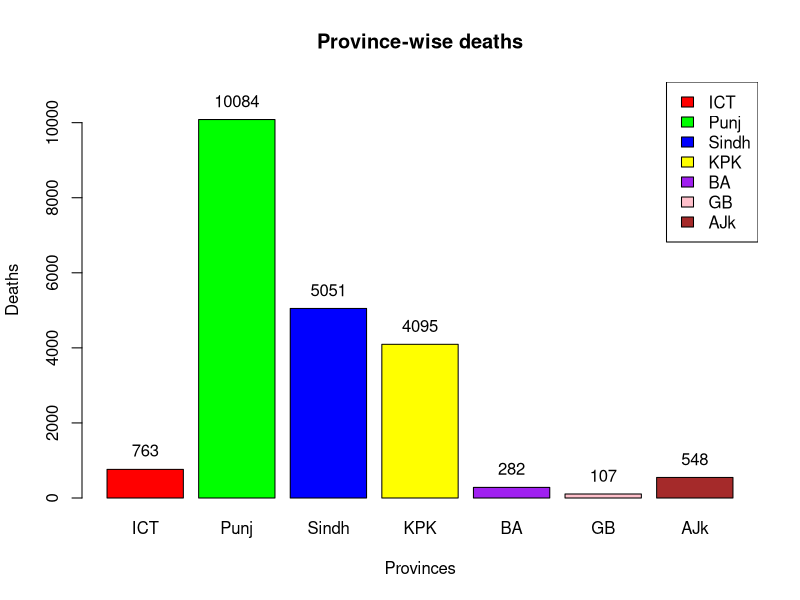

This figure's R source:
Provinces=c("ICT", "Punj", "Sindh", "KPK", "BA", "GB", "AJk");
Deaths=c (763,10084,5051,4095,282,107,548);
Colors=c("red","green","blue","yellow","purple","pink","brown");
bar=barplot(Deaths,main="Province-wise deaths",col=Colors,legend=TRUE,xlab="Provinces",ylab="Deaths",ylim=c(0,max(Deaths+1000)),names.arg = Provinces);
text(x=bar,y=Deaths+500,labels=Deaths);
legend("topright",fill=Colors,Provinces);

#This new comment was added